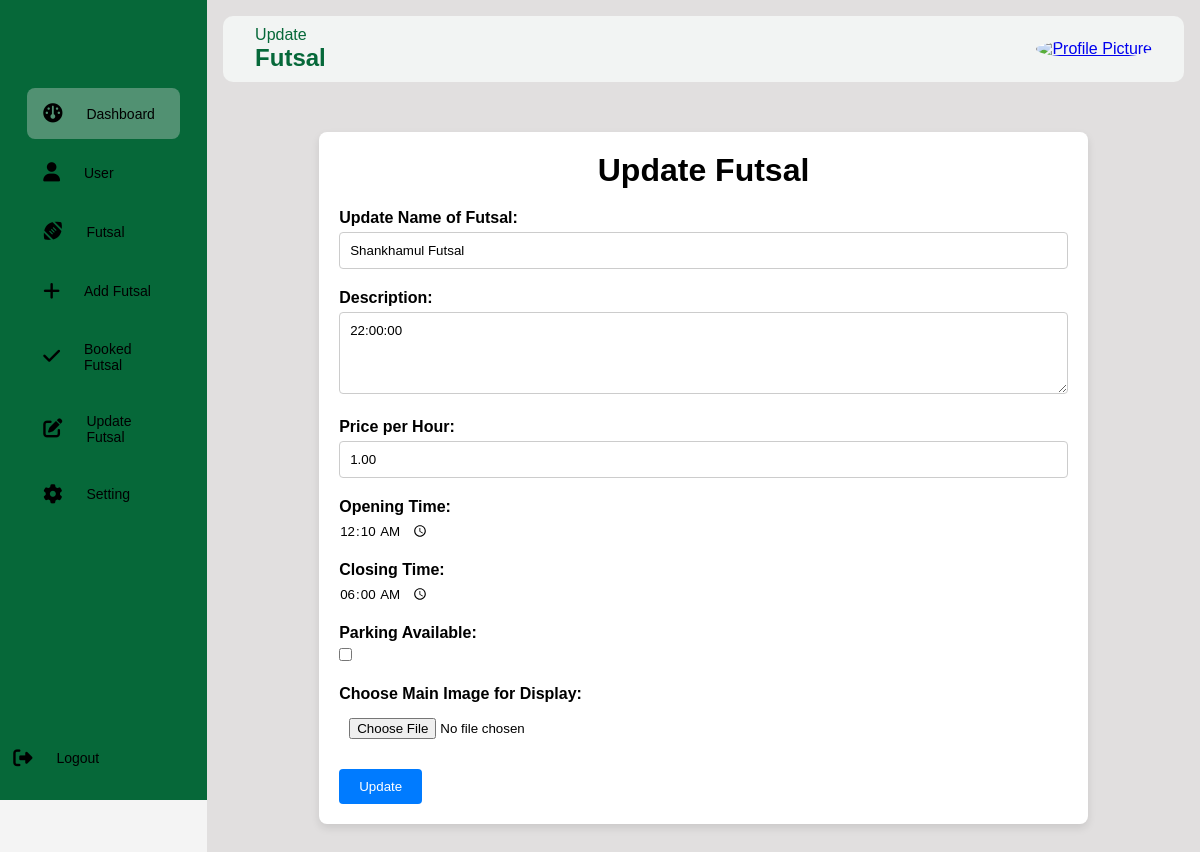
/Backend/Admin/UpdateFutsal.php?id=1, run on an earlier commit of the app's database.
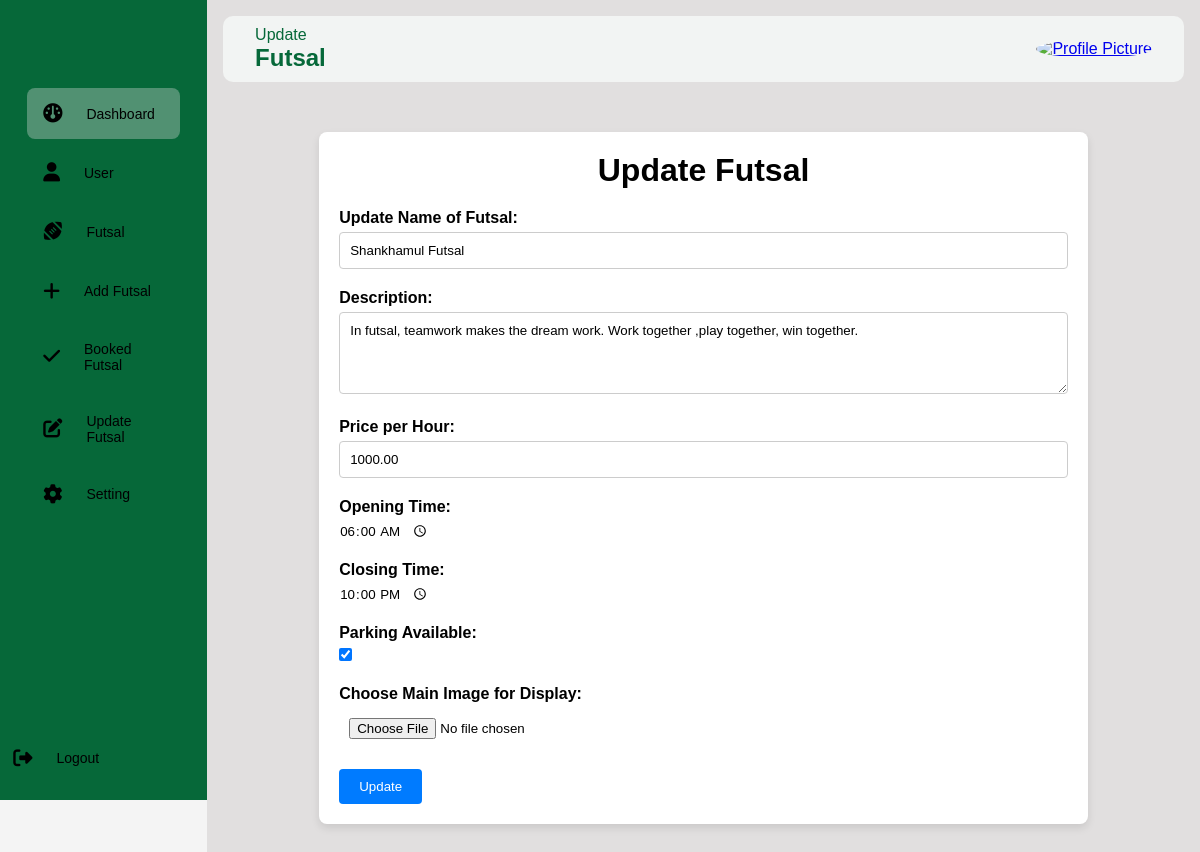
And on a later commit of the database.
### tables this page shows
CREATE TABLE `futsal_info` (
  `id` int(11) NOT NULL AUTO_INCREMENT,
  `name` varchar(50) NOT NULL,
  `img_path` varchar(255) NOT NULL,
  `description` varchar(255) DEFAULT NULL,
  `location` varchar(55) NOT NULL,
  `parking_available` tinyint(1) DEFAULT NULL,
  `price_per_hour` decimal(10,2) DEFAULT NULL,
  `opening_time` time DEFAULT NULL,
  `closing_time` time DEFAULT NULL,
  PRIMARY KEY (`id`)
);

### Backend/Admin/UpdateFutsal.php (the view, shortened to what this page needs)
<?php
include './assets/includes/connect.php';
include("./assets/includes/sidebar.php");
if (isset($_GET['id'])) {
    $futsal_id = $_GET['id'];
    $sql = "SELECT * FROM futsal_info WHERE id = $futsal_id";
    $result = mysqli_query($con, $sql);
    if (mysqli_num_rows($result) > 0) {
        $futsal = mysqli_fetch_assoc($result);
        $futsal_name = $futsal['name'];
        $description = $futsal['description'];
        $price_per_hour = $futsal['price_per_hour'];
        $opening_time = $futsal['opening_time'];
        $closing_time = $futsal['closing_time'];
        $parking_available = $futsal['parking_available'];
    } else {
        echo "Futsal not found";
        exit;
    }
} else {
    echo "Futsal ID not provided";
    exit;
}
?>
<div class="main--content">
    <div class="header--wrapper">
        <div class="header--title">
            <span>Update</span>
            <h2>Futsal</h2>
        </div>
        <div class="user--info">
            <?php if (isset($row['profile']) && !empty($row['profile'])) { ?>
                <a href="../User/profile.php"><img src="../User/uploads/<?php echo $row['profile']; ?>" alt="Profile Picture" class="profile-picture"></a>
            <?php } else { ?>
                <a href="../User/profile.php"><img src="../User/uploads/default.png" alt="Profile Picture" class="profile-picture"></a>
            <?php } ?>
        </div>
    </div>
    <div class="container">
        <div class="card">
            <h1 class="card-title">Update Futsal</h1>
            <form action="adminupdate.php" method="POST" enctype="multipart/form-data">
                <div class="form-group">
                    <label for="futsal_name">Update Name of Futsal:</label>
                    <input type="text" id="futsal_name" name="futsal_name" value="<?php echo ($futsal_name); ?>" required>
                </div>
                <div class="form-group">
                    <label for="description">Description:</label>
                    <textarea id="description" name="description" rows="4" required><?php echo ($description); ?></textarea>
                </div>
                <div class="form-group">
                    <label for="price_per_hour">Price per Hour:</label>
                    <input type="number" id="price_per_hour" name="price_per_hour" min="0" value="<?php echo ($price_per_hour); ?>" required>
                </div>
                <div class="form-group">
                    <label for="opening_time">Opening Time:</label>
                    <input type="time" id="opening_time" name="opening_time" value="<?php echo ($opening_time); ?>" required>
                </div>
                <div class="form-group">
                    <label for="closing_time">Closing Time:</label>
                    <input type="time" id="closing_time" name="closing_time" value="<?php echo ($closing_time); ?>" required>
                </div>
                <div class="form-group">
                    <label for="parking_available">Parking Available:</label>
                    <input type="checkbox" id="parking_available" name="parking_available" <?php echo $parking_available ? 'checked' : ''; ?>>
                </div>
                <div class="form-group">
                    <label for="main_image">Choose Main Image for Display:</label>
                    <input type="file" id="main_image" name="main_image" accept="image/*">
                </div>
                <button type="submit" name="savechanges">Update</button>
            </form>
        </div>
    </div>
</div>
</body>
</html>

What changed in the data, as far as the page shows it:
changed futsal_info "Shankhamul Futsal": description "22:00:00" → "In futsal, teamwork makes the dream work. Work together ,play together, win together."; price_per_hour "1.00" → "1000.00"; opening_time "00:10:00" → "06:00:00"; closing_time "06:00:00" → "22:00:00"; parking_available "☐" → "☑"
